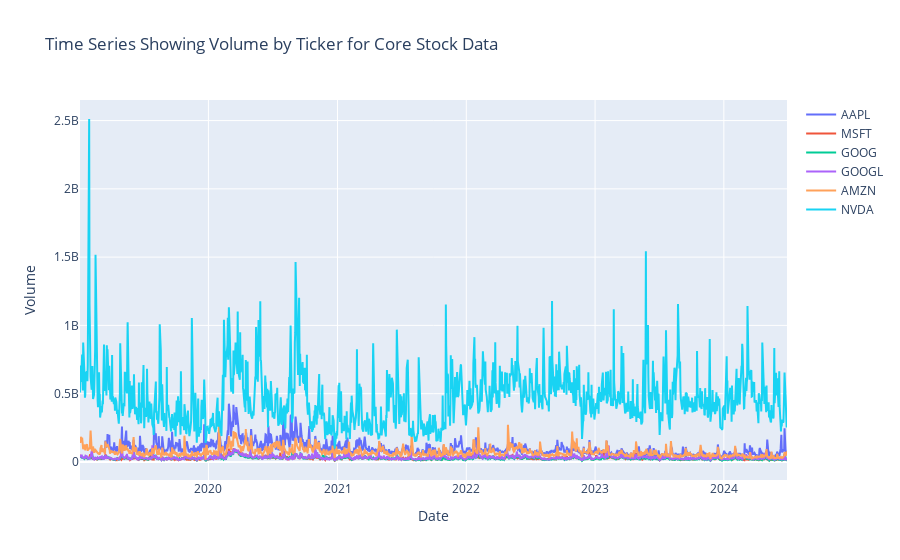

The notebook cell saved with this chart:
### Code cell
fig = go.Figure()

for ticker in core_df['Ticker'].unique():
    ticker_data = core_df[core_df['Ticker'] == ticker]
    fig.add_trace(go.Scatter(x = ticker_data['Date'], y = ticker_data['Volume'], mode = 'lines', name = ticker))

fig.update_layout(title = 'Time Series Showing Volume by Ticker for Core Stock Data', xaxis_title = 'Date', yaxis_title = 'Volume')
fig.show()

### Figure 1 — Plotly figure (JSON) as saved in the notebook; plotly's stock layout.template omitted (floating-point values rounded to 4 significant figures; data arrays with more than 128 entries replaced by an {"elided": "..."} marker saying what was removed)
{"data": [{"mode": "lines", "name": "AAPL", "type": "scatter", "x": {"elided": "1333 str values"}, "y": {"elided": "1333 int values"}}, {"mode": "lines", "name": "MSFT", "type": "scatter", "x": {"elided": "1382 str values"}, "y": {"elided": "1382 int values"}}, {"mode": "lines", "name": "GOOG", "type": "scatter", "x": {"elided": "1382 str values"}, "y": {"elided": "1382 int values"}}, {"mode": "lines", "name": "GOOGL", "type": "scatter", "x": {"elided": "1382 str values"}, "y": {"elided": "1382 int values"}}, {"mode": "lines", "name": "AMZN", "type": "scatter", "x": {"elided": "1382 str values"}, "y": {"elided": "1382 int values"}}, {"mode": "lines", "name": "NVDA", "type": "scatter", "x": {"elided": "1382 str values"}, "y": {"elided": "1382 int values"}}], "layout": {"title": {"text": "Time Series Showing Volume by Ticker for Core Stock Data"}, "xaxis": {"title": {"text": "Date"}}, "yaxis": {"title": {"text": "Volume"}}}}
